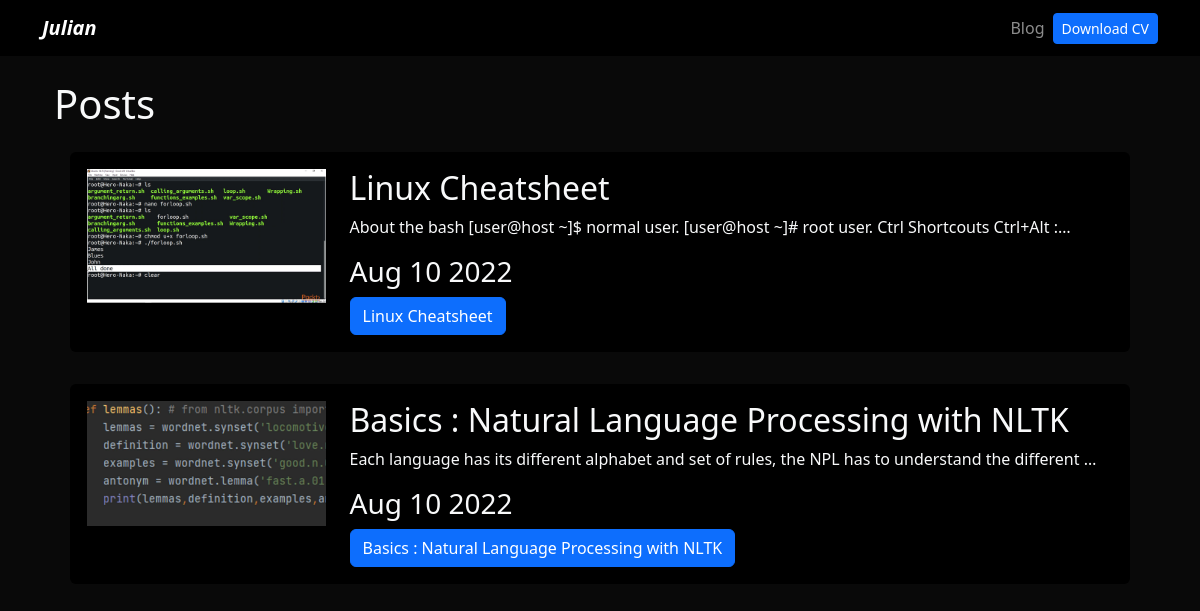
Screenshot of /blog/ with the database file from the repository.
### blog/models.py (models this page shows)
class Posts(models.Model):
    title = models.CharField(max_length=50)
    description = models.TextField()
    image = models.ImageField(upload_to="blog/images")
    date = models.DateField(datetime.date.today)

### blog/views.py (the view)
# urls.py: path('', posts, name="posts"),
def posts(request):
    posts = Posts.objects.all()
    return render(request, 'posts.html', {'posts': posts})

### blog/templates/posts.html
{% extends 'layout.html' %}
{% load static %}
{% block content %}
<h1>Posts</h1>
{% for post in posts %}
    <div class="p-3">
        <div class="card card-body bg-black">
            <div class="row">
                <div class="col-3">
                    <img class="img-fluid" src="{{post.image.url}}" alt{{post.image.url}}>
                </div>
                <div class="col-9">
                    <h2>{{post.title}}</h2>
                    <p>{{post.description |striptags| truncatechars:100}}</p>
                    <h3>{{post.date| date:'M d Y'}}</h3>
                    <a class="btn btn-primary" href="{% url 'blog:post' post.id %}">{{post.title}} </a>
                </div>
            </div>
        </div>
    </div>
{% endfor %}
{% endblock %}

### portafolio/static/main.css (style rules this page uses)
body { background: #090909; }
.bg-black { background: #000; }

### rows the page displays
Posts: image (placeholder picture), title "Linux Cheatsheet", description "About the bash [user@host ~]$ normal user. [user@host ~]# root user. Ctrl Shortcouts Ctrl+Alt :…", date "Aug 10 2022"
Posts: image (picture), title "Basics : Natural Language Processing with NLTK", description "Each language has its different alphabet and set of rules, the NPL has to understand the different …", date "Aug 10 2022"
